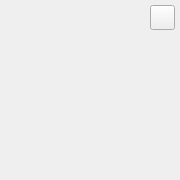
<?xml version="1.0" encoding="UTF-8"?>
<ui version="4.0">
 <class>TwobarCodeWidget</class>
 <widget class="QWidget" name="TwobarCodeWidget">
  <property name="geometry">
   <rect>
    <x>0</x>
    <y>0</y>
    <width>180</width>
    <height>180</height>
   </rect>
  </property>
  <property name="sizePolicy">
   <sizepolicy hsizetype="Fixed" vsizetype="Fixed">
    <horstretch>0</horstretch>
    <verstretch>0</verstretch>
   </sizepolicy>
  </property>
  <property name="minimumSize">
   <size>
    <width>100</width>
    <height>100</height>
   </size>
  </property>
  <property name="maximumSize">
   <size>
    <width>840</width>
    <height>500</height>
   </size>
  </property>
  <property name="windowTitle">
   <string>FinanMemberWidget</string>
  </property>
  <property name="styleSheet">
   <string notr="true">QWidget#FinanMemberWidget{background-color: rgb(255, 255, 255);border-radius:8px;}</string>
  </property>
  <widget class="QLabel" name="labelCode">
   <property name="geometry">
    <rect>
     <x>40</x>
     <y>20</y>
     <width>100</width>
     <height>100</height>
    </rect>
   </property>
   <property name="text">
    <string/>
   </property>
  </widget>
  <widget class="QLabel" name="labelStr">
   <property name="geometry">
    <rect>
     <x>10</x>
     <y>140</y>
     <width>160</width>
     <height>20</height>
    </rect>
   </property>
   <property name="text">
    <string/>
   </property>
   <property name="alignment">
    <set>Qt::AlignCenter</set>
   </property>
  </widget>
  <widget class="QPushButton" name="closeButton">
   <property name="geometry">
    <rect>
     <x>150</x>
     <y>5</y>
     <width>25</width>
     <height>25</height>
    </rect>
   </property>
   <property name="sizePolicy">
    <sizepolicy hsizetype="Fixed" vsizetype="Fixed">
     <horstretch>0</horstretch>
     <verstretch>0</verstretch>
    </sizepolicy>
   </property>
   <property name="minimumSize">
    <size>
     <width>20</width>
     <height>20</height>
    </size>
   </property>
   <property name="maximumSize">
    <size>
     <width>32</width>
     <height>28</height>
    </size>
   </property>
   <property name="styleSheet">
    <string notr="true">QPushButton{border-image: url(:/EntCenterWidget/image/close.png);}
QPushButton:hover,pressed{border-image: url(:/EntCenterWidget/image/close_sel.png);};</string>
   </property>
   <property name="text">
    <string/>
   </property>
  </widget>
 </widget>
 <layoutdefault spacing="6" margin="11"/>
 <resources/>
 <connections/>
</ui>
